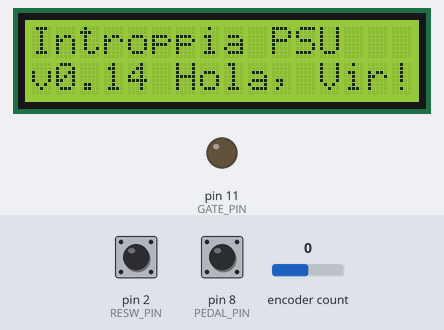
Recording of a sketch running on a simulated Arduino Uno, built with avr-gcc and run on an emulated ATmega328P. Parts: 16×2 character LCD, output pins drawn as LEDs (lit = HIGH). Inputs (shaded band) come from the test bench; at power-on: pin 2 (RESW_PIN) HIGH, encoder count 0, pin 8 (PEDAL_PIN) HIGH.

Above: at 1.2 s.
1.3 s: pin 2 (RESW_PIN) pulled LOW for 0.15 s
At 2.6 s:
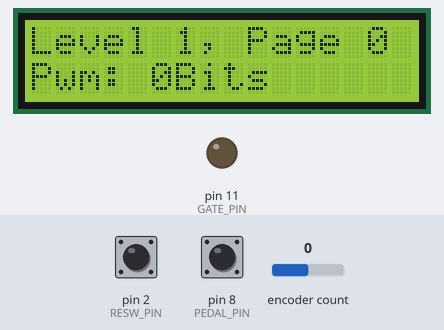
3.5 s: encoder count set to 1
At 4.2 s:
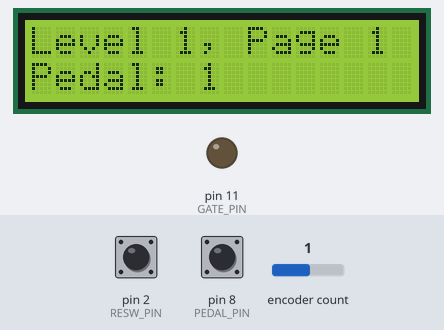
5.0 s: pin 2 (RESW_PIN) pulled LOW for 1 s
At 7.8 s:
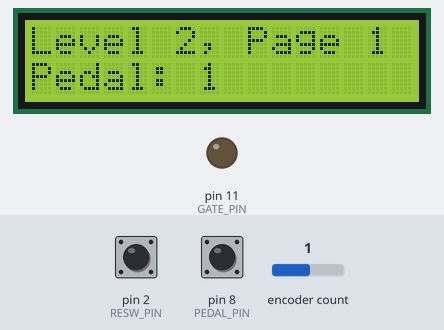
8.1 s: pin 2 (RESW_PIN) pulled LOW for 0.15 s
At 9.2 s:
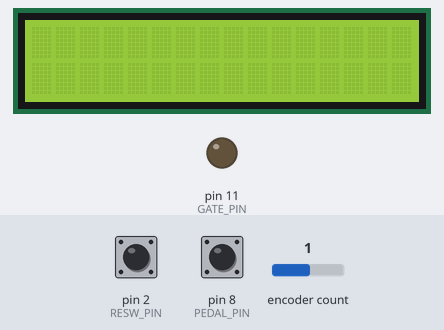
Timing chart, 0 to 11.1 s (numbered marks = the images above; inputs shaded):
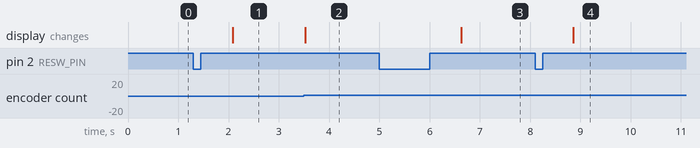

The sketch:

Introppia.ino
```cpp
/*****************************************************************************/
/*                                                                           */
/*                                                                           */
/*                                                                           */
/* Introppia PSU v0.14                                                       */
/*                                                                           */
/*                                                                           */
/*                                                                           */
/*****************************************************************************/

#include "Arduino.h"
#include <Wire.h>
#include <LiquidCrystal_I2C.h>
#include <ArduinoSTL.h>
#include <ClickEncoder.h>
#include <TimerOne.h>

#include "src/CMenu_Classes.h"

/***************************************************************************/
/*                                                                         */
/* Defines                                                                 */
/*                                                                         */
/***************************************************************************/
// Rotary encoder
#define RESW_PIN    2
#define RECLK_PIN   3
#define REDT_PIN    4

// MOSFET
#define GATE_PIN    11
#define POT_PIN     A0
#define PEDAL_PIN   8

/***************************************************************************/
/*                                                                         */
/* Globals                                                                 */
/*                                                                         */
/***************************************************************************/
// Buttons
bool buttonPressed = false;
bool knobTurnedCW = false;
bool knobTurnedCCW = false;
bool pedalPressed = false;
ClickEncoder* clickEncoder = new ClickEncoder( RECLK_PIN, REDT_PIN, RESW_PIN, 4 );
int16_t clickEncoderValue;
int16_t clickEncoderLast = -1;
unsigned long lastPedalPressedTime = 0;
unsigned long pedalPressedTime;

// LCD screen
LiquidCrystal_I2C myLcd( 0x27, 16, 2 );

// Menu
const int NumOfPages = 3;
int PageType[ NumOfPages ] = { 1, 2, 3 };
CMenu menu( NumOfPages, PageType );

/*****************************************************************************/
/*                                                                           */
/*                                                                           */
/* setup()                                                                   */
/*                                                                           */
/*                                                                           */
/*****************************************************************************/
void setup()
{
    // Rotary encoder
    pinMode( RECLK_PIN, INPUT );
    pinMode( REDT_PIN, INPUT );
    pinMode( RESW_PIN, INPUT_PULLUP );
    Timer1.initialize( 1000 );
    Timer1.attachInterrupt( timerIsr );
    clickEncoder->setAccelerationEnabled( false );

    // MOSFET
    pinMode( GATE_PIN, OUTPUT );
    digitalWrite( GATE_PIN, LOW );
    pinMode( PEDAL_PIN, INPUT_PULLUP );

    Serial.begin( 9600 );
    Wire.begin();
    myLcd.begin( 16, 2 );

    myLcd.backlight();
    myLcd.setCursor( 0, 0 );
    myLcd.print( "Introppia PSU" );
    myLcd.setCursor( 0, 1 );
    myLcd.print( "v0.14 Hola, Vir!" );
//    delay( 2000 );
//    myLcd.clear();
}

/*****************************************************************************/
/*                                                                           */
/*                                                                           */
/* loop()                                                                    */
/*                                                                           */
/*                                                                           */
/*****************************************************************************/
void loop()
{
//    debugMenu();
//    debugClickEncoder();


    CMenuPagePedal* pagePedal = (CMenuPagePedal*)menu.GetPage( 1 );
    if( pagePedal->GetPedal() )                 // pedal option enabled
    {
        if( !digitalRead( PEDAL_PIN ) )         // pedal changed / pressed
        {
            CMenuPagePwm* pagePwm = (CMenuPagePwm*)menu.GetPage( 0 );
            int PwmValue = pagePwm->GetPwm();
            analogWrite( GATE_PIN, PwmValue );
        }
        else                                    // pedal released
        {
            analogWrite( GATE_PIN, 0 );
        }
    }
    else                                        // pedal option disabled
    {
        if( !digitalRead( PEDAL_PIN ) )         // pedal changed / pressed
        {
            pedalPressedTime = millis();        // debounce
            if( pedalPressedTime - lastPedalPressedTime > 500 ) pedalPressed = !pedalPressed;
            lastPedalPressedTime = pedalPressedTime;

            if( pedalPressed )                  // pedal changed / pressed
            {
                CMenuPagePwm* pagePwm = (CMenuPagePwm*)menu.GetPage( 0 );
                int PwmValue = pagePwm->GetPwm();
                analogWrite( GATE_PIN, PwmValue );
            }
            else
            {
                analogWrite( GATE_PIN, 0 );
            }
        }
    }


    /*
    int potValue = analogRead( A0 );
    int analogSpeed = map( potValue, 0, 1023, 0, 255 );
    myLcd.clear();
    myLcd.setCursor( 0, 0 );
    myLcd.print( potValue );
    myLcd.setCursor( 0, 1 );
    myLcd.print( analogSpeed );
    */

    // Menu logic

    if( buttonPressed )
    {
        switch( menu.GetLevel() )
        {
            case 0:
                menu.SetLevel( 1 );
                menu.Print();
                break;
            case 1:
                menu.SetLevel( 2 );
                menu.Print();
                break;
            default:
                menu.SetLevel( 0 );
                myLcd.clear();
                break;
        }
        buttonPressed = false;
    }

    if( knobTurnedCW )
    {
        switch( menu.GetLevel() )
        {
            case 1:
                menu.IncrementCurrentPageIndex();
                menu.Print();
                break;
            case 2:
                menu.IncrementValueFromPage();
                menu.Print();
                break;
            default:
                break;
        }
        knobTurnedCW = false;
    }

    if( knobTurnedCCW )
    {
        switch( menu.GetLevel() )
        {
            case 1:
                menu.DecrementCurrentPageIndex();
                menu.Print();
                break;
            case 2:
                menu.DecrementValueFromPage();
                menu.Print();
                break;
            default:
                break;
        }
        knobTurnedCCW = false;
    }

    // Rotary encoder logic

    clickEncoderValue += clickEncoder->getValue();

    if( clickEncoderValue > clickEncoderLast )
    {
        clickEncoderLast = clickEncoderValue;
        knobTurnedCW = true;
    }
    else if( clickEncoderValue < clickEncoderLast )
    {
        clickEncoderLast = clickEncoderValue;
        knobTurnedCCW = true;
    }
    else
    {
        knobTurnedCW = false;
        knobTurnedCCW = false;
    }

    ClickEncoder::Button button = clickEncoder->getButton();

    if( button != ClickEncoder::Open )
    {
        switch( button )
        {
            case ClickEncoder::Pressed:
                break;
            case ClickEncoder::Held:
                break;
            case ClickEncoder::Released:
                break;
            case ClickEncoder::Clicked:
                buttonPressed = true;
                break;
            case ClickEncoder::DoubleClicked:
                break;
            default:
                break;
        }
    }
}

/*****************************************************************************/
/*                                                                           */
/*                                                                           */
/* timerIsr()                                                                */
/*                                                                           */
/*                                                                           */
/*****************************************************************************/
void timerIsr()
{
    clickEncoder->service();
}

/*****************************************************************************/
/*                                                                           */
/*                                                                           */
/* isr0()                                                                    */
/*                                                                           */
/*                                                                           */
/*****************************************************************************/
void isr0()
{
}

/*****************************************************************************/
/*                                                                           */
/*                                                                           */
/* isr1()                                                                    */
/*                                                                           */
/*                                                                           */
/*****************************************************************************/
void isr1()
{
}

/*****************************************************************************/
/*                                                                           */
/*                                                                           */
/* debugMenu()                                                               */
/*                                                                           */
/*                                                                           */
/*****************************************************************************/
void debugMenu()
{
    Serial.print( "Level " );
    Serial.print( menu.GetLevel(), DEC );
    Serial.print( ", Page " );
    Serial.print( menu.GetCurrentPageIndex(), DEC );
    Serial.print( ", Type " );
    Serial.print( menu.GetPage()->GetName() );
    Serial.print( ", Value: " );
    switch( menu.GetPage()->GetType() )
    {
        case 1:
        {
            CMenuPagePwm* pagePwm = (CMenuPagePwm*)menu.GetPage();
            Serial.print( pagePwm->GetPwm(), DEC );
            break;
        }
        case 2:
        {
            CMenuPagePedal* pagePedal = (CMenuPagePedal*)menu.GetPage();
            Serial.print( pagePedal->GetPedal() );
            break;
        }
        case 3:
        {
            CMenuPageContrast* pageContrast = (CMenuPageContrast*)menu.GetPage();
            Serial.print( pageContrast->GetContrast(), DEC );
            break;
        }
        default:
            break;
    }
    Serial.print( menu.GetPage()->GetUnit() );
    Serial.println();
}

/*****************************************************************************/
/*                                                                           */
/*                                                                           */
/* debugClickEncoder()                                                       */
/*                                                                           */
/*                                                                           */
/*****************************************************************************/
void debugClickEncoder()
{
    clickEncoderValue += clickEncoder->getValue();

    if( clickEncoderValue != clickEncoderLast )
    {
        clickEncoderLast = clickEncoderValue;
        Serial.print( "Encoder value: " );
        Serial.println( clickEncoderValue );
    }

    ClickEncoder::Button button = clickEncoder->getButton();

    if( button != ClickEncoder::Open )
    {
        Serial.print( "Button: " );
#define VERBOSECASE(label) case label: Serial.println(#label); break;
        switch( button )
        {
            VERBOSECASE( ClickEncoder::Pressed )
                ;
            VERBOSECASE( ClickEncoder::Held )
            VERBOSECASE( ClickEncoder::Released )
            VERBOSECASE( ClickEncoder::Clicked )
            case ClickEncoder::DoubleClicked:
                Serial.println( "ClickEncoder::DoubleClicked" );
                clickEncoder->setAccelerationEnabled( !clickEncoder->getAccelerationEnabled() );
                Serial.print( "  Acceleration is " );
                Serial.println( ( clickEncoder->getAccelerationEnabled() ) ? "enabled" : "disabled" );
                break;
        }
    }
}

/*****************************************************************************/
/*                                                                           */
/*                                                                           */
/* mapDouble()                                                               */
/*                                                                           */
/*                                                                           */
/*****************************************************************************/
double mapDouble( double x, double in_min, double in_max, double out_min, double out_max )
{
    return ( x - in_min ) * ( out_max - out_min ) / ( in_max - in_min ) + out_min;
}
```

CMenuPageBase.cpp
```cpp
#include "Arduino.h"

#include "CMenu_Classes.h"

/***************************************************************************/
/*                                                                         */
/*                                                                         */
/* CMenuPageBase::CMenuPageBase()                                          */
/*                                                                         */
/*                                                                         */
/***************************************************************************/
CMenuPageBase::CMenuPageBase()
{
    m_PageIndex = 0;
}
```

CMenuPageContrast.cpp
```cpp
#include "Arduino.h"

#include "CMenu_Classes.h"

/***************************************************************************/
/*                                                                         */
/*                                                                         */
/* CMenuPageContrast::CMenuPageContrast()                                  */
/*                                                                         */
/*                                                                         */
/***************************************************************************/
CMenuPageContrast::CMenuPageContrast()
{
    m_ContrastValue = 0;
}

/***************************************************************************/
/*                                                                         */
/*                                                                         */
/* CMenuPageContrast::IncrementValue()                                     */
/*                                                                         */
/*                                                                         */
/***************************************************************************/
void CMenuPageContrast::IncrementValue()
{
    if( m_ContrastValue < MAX_PWM ) m_ContrastValue += 5;
}

/***************************************************************************/
/*                                                                         */
/*                                                                         */
/* CMenuPageContrast::DecrementValue()                                     */
/*                                                                         */
/*                                                                         */
/***************************************************************************/
void CMenuPageContrast::DecrementValue()
{
    if( m_ContrastValue > 0) m_ContrastValue -= 5;
}
```

CMenuPagePedal.cpp
```cpp
#include "Arduino.h"

#include "CMenu_Classes.h"

/***************************************************************************/
/*                                                                         */
/*                                                                         */
/* CMenuPagePedal::CMenuPagePedal()                                        */
/*                                                                         */
/*                                                                         */
/***************************************************************************/
CMenuPagePedal::CMenuPagePedal()
{
    m_PedalValue = true;
}

/***************************************************************************/
/*                                                                         */
/*                                                                         */
/* CMenuPagePedal::IncrementValue()                                        */
/*                                                                         */
/*                                                                         */
/***************************************************************************/
void CMenuPagePedal::IncrementValue()
{
    if( m_PedalValue == false ) m_PedalValue = true;
}

/***************************************************************************/
/*                                                                         */
/*                                                                         */
/* CMenuPagePedal::DecrementValue()                                        */
/*                                                                         */
/*                                                                         */
/***************************************************************************/
void CMenuPagePedal::DecrementValue()
{
    if( m_PedalValue == true ) m_PedalValue = false;
}
```

Source omitted: CMenu.cpp (6631 bytes), CMenuPagePwm.cpp (1912 bytes), CMenu_Classes.h (7563 bytes)

Measured:
- after the input at 1.3 s, the display: changes after 0.78 s (image 1)
- after the input at 3.5 s, the display: changes at once (image 2)
- after the input at 5.0 s, the display: changes after 1.6 s (image 3)
- after the input at 8.1 s, the display: changes after 0.75 s (image 4)
